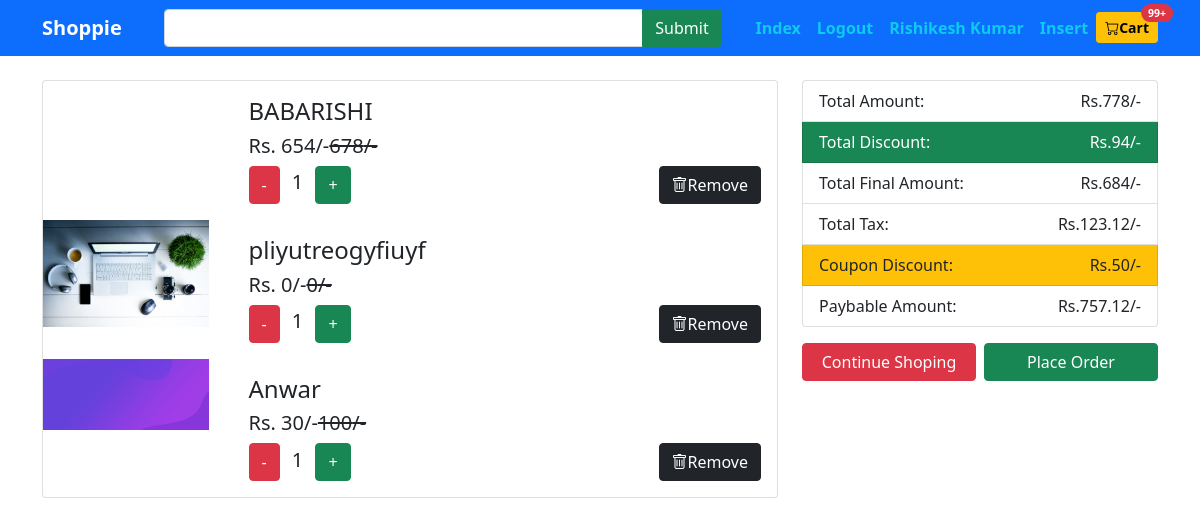
/cart.php (signed in), run on the app's committed database.
### tables this page shows
CREATE TABLE `users` (
  `user_id` int(11) NOT NULL,
  `fullname` varchar(200) NOT NULL,
  `email` varchar(200) NOT NULL,
  `contact` varchar(200) NOT NULL,
  `password` varchar(200) NOT NULL
);

CREATE TABLE `order_item` (
  `orderitem_id` int(11) NOT NULL,
  `user_id` int(11) NOT NULL,
  `product_id` int(11) NOT NULL,
  `qty` int(11) NOT NULL,
  `order_id` int(11) NOT NULL,
  `ordered` tinyint(1) NOT NULL
);

CREATE TABLE `products` (
  `id` int(11) NOT NULL,
  `title` varchar(200) NOT NULL,
  `category` varchar(200) NOT NULL,
  `image` varchar(200) DEFAULT NULL,
  `brand` varchar(200) NOT NULL,
  `price` float NOT NULL,
  `discount_price` float NOT NULL,
  `description` text NOT NULL
);

CREATE TABLE `orders` (
  `id` int(11) NOT NULL,
  `user_id` int(11) NOT NULL,
  `ordered` tinyint(4) NOT NULL,
  `date_of_add` timestamp NOT NULL DEFAULT current_timestamp(),
  `coupon_id` int(11) NOT NULL,
  `address_id` int(11) NOT NULL,
  `dateofpurchase` date NOT NULL,
  `delivery_date` date NOT NULL
);

CREATE TABLE `coupons` (
  `coupon_id` int(11) NOT NULL,
  `coupon_code` varchar(200) NOT NULL,
  `coupon_amount` float NOT NULL
);

### include/dbconfig.php (called while the page is built, shortened)
<?php
$connect= mysqli_connect(HOST,USER,PASS,DB) or die("db connection fail");
   function calling($table){
       global $connect;
       $array = [];
       $query = mysqli_query($connect,"select * from $table");
       while($row = mysqli_fetch_array($query)){
           $array[] = $row;
       }
       return $array;
   }
   function callingOne($table){
       $data=calling($table);
       return $data[0];
   }
?>

### cart.php (the view, shortened to what this page needs)
<?php include "include/dbconfig.php";
?>
<!DOCTYPE html>
<html lang="en">
<head>
<link href="https://cdn.jsdelivr.net/npm/bootstrap@5.1.3/dist/css/bootstrap.min.css" rel="stylesheet">
<link rel="stylesheet" href="https://cdn.jsdelivr.net/npm/bootstrap-icons@1.8.1/font/bootstrap-icons.css">
</head>
<body>
<?php include "include/header.php";?>
<div class="container mt-4">
      <div class="row">
              <div class="col-8">
                      <div class="card">
                              <?php
                              $log = $_SESSION['user'];
                              $total_amount = 0;
                              $total_discount = 0;
                              $product_discount = 0;
                              $total_tax = 0;
                              $payabale_amount = 0;
                              $coupon_amount = 0;
                              $callingUser = callingOne("users where email='$log' OR contact='$log'");
                              $user_id = $callingUser['user_id'];
                              $callingOrder = callingOne("orders LEFT JOIN coupons ON orders.coupon_id=coupons.coupon_id where user_id='$user_id' and ordered='0'");
                              $order_id= $callingOrder['id'];
                              $callingOrderItem= calling("order_item JOIN products ON order_item.product_id = products.id where user_id='$user_id' AND
                              order_id='$order_id' AND ordered='0'");
                              foreach ($callingOrderItem as $value){
                                $total_amount += $value['price'] * $value['qty'];
                                $total_discount += $value['discount_price'] * $value['qty'];
                                $product_discount = $total_amount - $total_discount;
                                $total_tax = 0.18 * $total_discount;
                                $payabale_amount = $total_discount + $total_tax;
                                $coupon_amount = $callingOrder['coupon_amount'];
                                if($coupon_amount > 0){
                                        $payabale_amount -= $coupon_amount;
                                }
                               ?>
                              <div class="row ">
                                      <div class="col-3">
                                              <img src="productimages/<?= $value['image'];?>" alt="" class="w-100">
                                      </div>
                                      <div class="col-9">
                                              <div class="card-body">
                                                      <h4><?= $value['title'];?></h4>
                                                      <h5>Rs. <?=$value['discount_price'] * $value['qty'];?>/-<del><?=$value['price'] * $value['qty'];?>/-</del></h5>
                                                      <a href="cart.php?p_id=<?= $value['id'];?>" class="btn btn-danger">-</a>
                                                      <span class="lead px-2"><?= $value['qty'];?></span>
                                                      <a href="view.php?p_id=<?= $value['id'];?>&id=<?= $value['id'];?>" class="btn btn-success">+</a>
                                                      <a href="cart.php?remove_id=<?= $value['id'];?>" class="btn btn-dark float-end"><i class="bi bi-trash"></i>Remove</a>
                                              </div>
                                      </div>
                              </div>
                              <?php } ?>
                      </div>
              </div>
              <div class="col-4">
                      <ul class="list-group">
                              <li class="list-group-item">Total Amount: <span class="float-end">Rs.<?= $total_amount; ?>/-</span> </li>
                              <li class="list-group-item bg-success text-white">Total Discount: <span class="float-end">Rs.<?= $product_discount; ?>/-</span> </li>
                              <li class="list-group-item">Total Final Amount: <span class="float-end">Rs.<?= $total_amount - $product_discount; ?>/-</span> </li>
                              <li class="list-group-item">Total Tax: <span class="float-end">Rs.<?= $total_tax; ?>/-</span> </li>
                              <?php if($callingOrder['coupon_id'] !=0){?>
                              <li class="list-group-item bg-warning">Coupon Discount: <span class="float-end">Rs.<?= $coupon_amount; ?>/-</span> </li>
                              <?php } ?>
                              <li class="list-group-item">Paybable Amount: <span class="float-end">Rs.<?= $payabale_amount; ?>/-</span> </li>
                      </ul>
                      <div class="row mt-2 g-2">
                      <div class="col"><a href="" class="btn btn-danger w-100">Continue Shoping</a></div>
                      <div class="col"><a href="checkout.php" class="btn btn-success w-100">Place Order</a></div>
                      </div>
              </div>
      </div>
</div>
</body>
</html>

### include/header.php (shortened to what this page needs)
<nav class="navbar navbar-expand-lg navbar-dark bg-primary">
        <div class="container">
                <a href="" class="navbar-brand"><b>Shoppie</b></a>
                <form action="index.php" class="d-flex input-group w-50">
                        <input type="search" name="search" class="form-control">
                        <input type="submit" name="find" class="btn btn-success">
                </form>
                <ul class="navbar-nav">
                        <li class="nav-item"><a href="index.php" class="nav-link text-info"><b>Index</b></a></li>
                        <?php if (isset($_SESSION['user'])) { ?>
                                <li class="nav-item"><a href="auth/login.php" class="nav-link text-info"><b>Logout</b></a></li>
                                <li class="nav-item"><a href="auth/login.php" class="nav-link text-info"><b>
                                        <?php
                                        $log =$_SESSION['user'];
                                        $data = calling("users where email='$log' OR contact='$log'");
                                        echo $fullname=$data[0]['fullname'];
                                        ?>
                                </b></a></li>
                                <li class="nav-item"><a href="insert.php" class="nav-link text-info"><b>Insert</b></a></li>
                        <?php } else { ?>
                                <li class="nav-item"><a href="auth/login.php" class="nav-link text-info"><b>Login</b></a></li>
                                <li class="nav-item"><a href="auth/signup.php" class="nav-link text-info"><b>Signup</b></a></li>
                        <?php } ?>
                        <li class="nav-item"><a href="cart.php" class="btn btn-warning btn-sm mt-1 position-relative"><i class="bi bi-cart"></i><b>Cart</b>
                                        <span class="position-absolute top-0 start-100 translate-middle badge rounded-pill bg-danger">
                                                99+
                                        </span>
                                </a>
                        </li>
                </ul>
        </div>
</nav>

### data on the page
users: fullname "Rishikesh Kumar"
order_item: product.title "BABARISHI", $value['discount_price']*$value['qty'] "654", $value['price']*$value['qty'] "678", qty "1"
order_item: product.image (picture), product.title "pliyutreogyfiuyf", $value['discount_price']*$value['qty'] "0", $value['price']*$value['qty'] "0", qty "1"
order_item: product.image (picture), product.title "Anwar", $value['discount_price']*$value['qty'] "30", $value['price']*$value['qty'] "100", qty "1"
orders: coupon.coupon_amount "50"

### other printed values
$total_amount "778"
$product_discount "94"
$total_amount - $product_discount "684"
$total_tax "123.12"
$payabale_amount "757.12"
